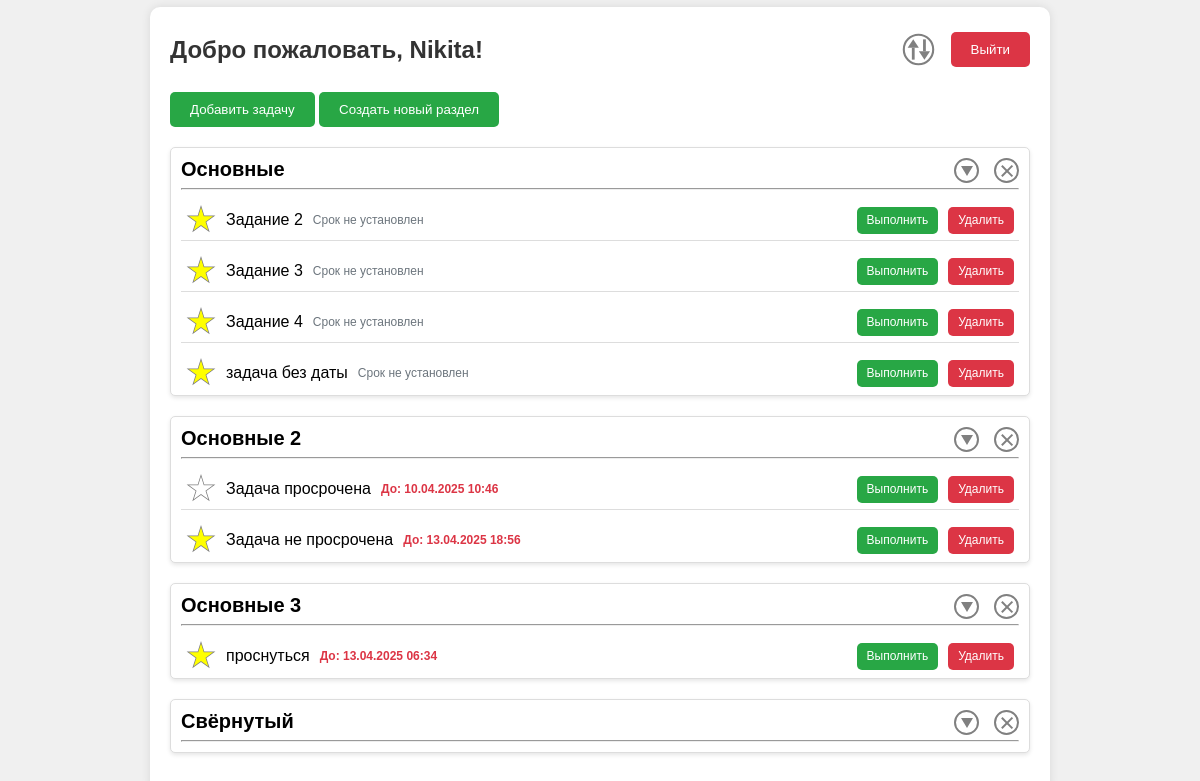
The app's page /issue_tracker/main (signed in), older data.
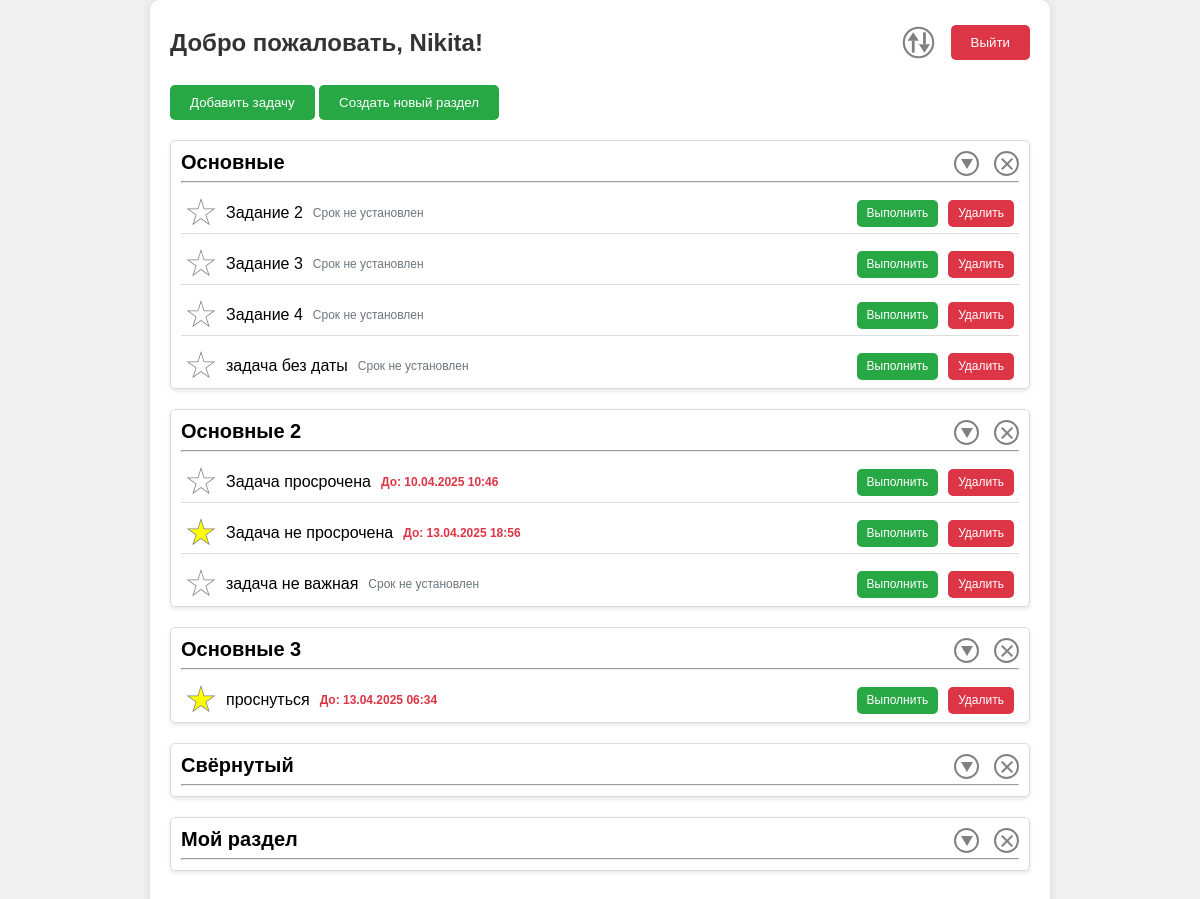
The same page, newer data.
### issue_tracker/models.py (models this page shows, shortened)
class TaskSection(models.Model):
    user = models.ForeignKey(User, on_delete=models.CASCADE)
    title = models.CharField(max_length=100)
    class Meta:
        verbose_name = 'Секция'
        verbose_name_plural = 'Секции'

class Task(models.Model):
    title = models.CharField(max_length=200, verbose_name='Название задачи')
    is_completed = models.BooleanField(default=False, verbose_name='Отметка о выполнении')
    is_important = models.BooleanField(default=False, verbose_name='Отметка о внесении задачи в раздел важных')
    section_id = models.ForeignKey(TaskSection, on_delete=models.CASCADE)
    time_created = models.DateTimeField(auto_now_add=True, verbose_name='Время создания')
    deadline = models.DateTimeField(null=True, blank=True, verbose_name='Крайний срок выполнения')
    user = models.ForeignKey(User, on_delete=models.CASCADE, related_name='tasks', verbose_name='Пользователь')
    class Meta:
        verbose_name = 'Задача'
        verbose_name_plural = 'Задачи'

### utils/ViewUtils.py (the view)
        def view_function(request):
            view_function.__doc__ = documentation
            if get_context_function is not None:
                ctx = ViewUtils.get_context(request, get_context_function, requires_login)
                if request.method == "POST":
                    return RedirectHelper.go_redirect(request)
                return render(request, location_html_page, ctx)
            else:
                return render(request, location_html_page)

### issue_tracker/services.py (called while the page is built)
    @staticmethod
    @FunctionsUtils.register_function("main")
    def get_context_for_index_page(request: Any) -> dict[str, Any]:
        ctx = {
            'sections': DataBaseObjectsProcessing.get_objects_owned_by_user(TaskSection, request.user),
            'tasks': DataBaseObjectsProcessing.get_objects_owned_by_user(Task, request.user),
            "user_settings": DataBaseObjectsProcessing.get_objects_owned_by_user(UserSettings, request.user)[0]
        }
        return ctx

### utils/DataBaseObjectsProcessing.py (called while the page is built)
    @staticmethod
    def get_objects_owned_by_user(model_class: Type, user: Any) -> QuerySet:
        return model_class.objects.filter(user=user)

### utils/ViewUtils.py (called while the page is built)
    @staticmethod
    def get_wrapper(view_function: Optional[callable] = None, requires_login: bool = False):
        def decorator(func):
            @wraps(func)
            def wrapper(request, *args, **kwargs):
                if requires_login:
                    return login_required(func)(request, *args, **kwargs)
                else:
                    return func(request, *args, **kwargs)
            return wrapper
        if view_function is not None:
            return decorator(view_function)
        return decorator

### issue_tracker/templates/issue_tracker.html (shortened to what this page needs)
<!DOCTYPE html>
{% load static %}
<html lang="ru">
<head>
    <link rel="stylesheet" type="text/css" href="{% static 'issue_tracker/css/main_page.css' %}">
    <link rel="stylesheet" type="text/css" href="{% static 'issue_tracker/css/modal_styles.css' %}">
    <link rel="stylesheet" type="text/css" href="{% static 'issue_tracker/css/delete_section_btn.css' %}">
    <link rel="stylesheet" type="text/css" href="{% static 'issue_tracker/css/toggle_section_btn.css' %}">
    <link rel="stylesheet" type="text/css" href="{% static 'issue_tracker/css/task_deadline.css' %}">
    <link rel="stylesheet" type="text/css" href="{% static 'issue_tracker/css/buttons_for_main_content.css' %}">
    <link rel="stylesheet" type="text/css" href="{% static 'issue_tracker/css/section_content.css' %}">
    <link rel="stylesheet" type="text/css" href="{% static 'issue_tracker/css/task_content.css' %}">
    <link rel="stylesheet" type="text/css" href="{% static 'issue_tracker/css/favorite_buttons.css' %}">
    <link rel="stylesheet" type="text/css" href="{% static 'issue_tracker/css/filter_buttons.css' %}">
</head>
<body>
    <div class="container">
        <div class="header">
            <h1>Добро пожаловать, {{ user.username }}!</h1>
            <div class="buttons-container">
                <button class="filter-button-main">
                    <div class="arrow-up"></div>
                    <div class="arrow-down"></div>
                </button>
                <button class="logout-button" onclick="location.href='{% url 'authorization:profile' %}'">Выйти</button>
            </div>
        </div>
        <button class="add-button" id="openAddTaskModalButton">Добавить задачу</button>
        <button class="add-button" id="openCreateSectionModalButton">Создать новый раздел</button>
        {% include 'task_list.html' %}
    </div>
</body>
</html>

### issue_tracker/templates/task_list.html
{% for section in sections %}
<div class="section" data-section-id="{{ section.id }}">
    <div class="section-header">
        <h2>{{ section.title }}</h2>
        <div class="section-actions">
            <button class="toggle-section-btn"></button>
            <button class="delete-section-btn" data-section-id="{{ section.id }}"></button>
        </div>
    </div>
    <hr>
    <div class="tasks-container">
        {% for task in section.task_set.all %}
        <div class="task-row" data-task-id="{{ task.id }}">
            <div class="task-content">
                <button class="favorite-btn" data-task-id="{{ task.id }}">
                    <div class="inner-star {% if task.is_important %}important{% endif %}"></div>
                </button>
                <span>{{ task.title }}</span>
                {% if task.deadline %}
                    <span class="task-deadline">До: {{ task.deadline|date:"d.m.Y H:i" }}</span>
                {% else %}
                    <span class="task-deadline">Срок не установлен</span>
                {% endif %}
            </div>
            <div class="task-actions">
                 <button class="complete-btn {% if task.is_completed %}completed{% endif %}" data-task-id="{{ task.id }}">
                     {% if task.is_completed %}
                        Выполнено
                     {% else %}
                        Выполнить
                     {% endif %}
                 </button>
                <button class="delete-btn" data-task-id="{{ task.id }}">Удалить</button>
            </div>
        </div>
        {% endfor %}
    </div>
</div>
{% endfor %}

Row changes from the older to the newer data that the page shows:
changed Task "Задание 2": is_important True → False (drawn)
changed Task "Задание 3": is_important True → False (drawn)
changed Task "Задание 4": is_important True → False (drawn)
changed Task "задача без даты": is_important True → False (drawn)
added Task: is_important False (drawn), title "задача не важная", shows "Срок не установлен", is_completed "Выполнить", shown under TaskSection "Основные 2"
added TaskSection: title "Мой раздел"
